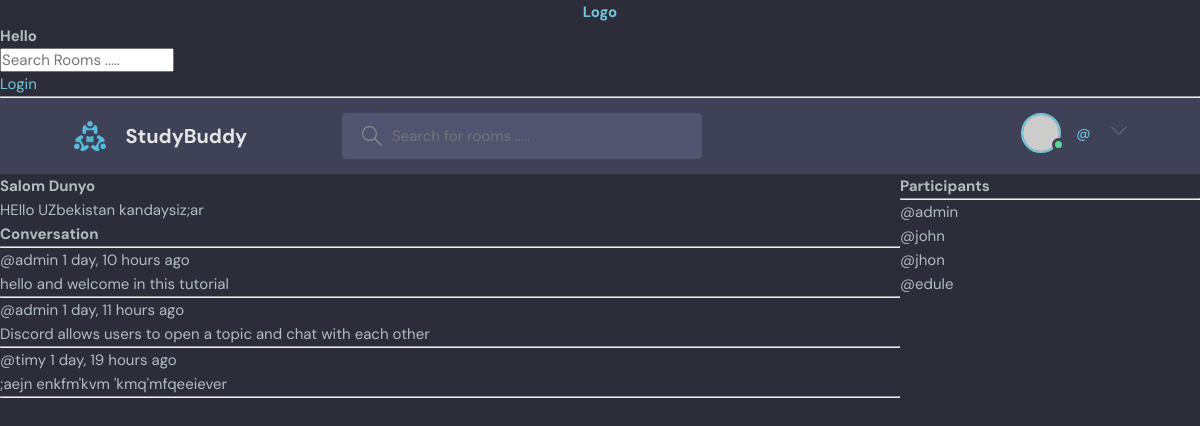
/room/5/, run on the app's committed database.
### base/models.py (models this page shows, shortened)
class Room(models.Model):
    host = models.ForeignKey(User, on_delete=models.SET_NULL, null=True)
    topic = models.ForeignKey(Topic, on_delete=models.SET_NULL, null=True)
    participants = models.ManyToManyField(User, related_name='participants', blank=True)
    name = models.CharField(max_length=200)
    description = models.TextField()
    updated = models.DateTimeField(auto_now=True)
    created = models.DateTimeField(auto_now_add=True)
    class Meta:
        ordering = ['-updated', '-created']

class Message(models.Model):
    user = models.ForeignKey(User, on_delete=models.CASCADE)
    room = models.ForeignKey(Room, on_delete=models.CASCADE)
    body = models.TextField()
    updated = models.DateTimeField(auto_now=True)
    date = models.DateTimeField(auto_now_add=True)
    class Meta:
        ordering = ['-updated', '-date']

### base/views.py (the view, shortened to what this page needs)
# urls.py: path('room/<str:pk>/', views.room, name='room'),
def room(request, pk):
    room = Room.objects.get(id=pk)
    room_messages = room.message_set.all()
    participants = room.participants.all()
    context = {'room': room, 'room_messages': room_messages, 'participants': participants}
    return render(request, 'room.html', context)

### base/templates/room.html (shortened to what this page needs)
{% extends 'main.html' %}
{% load static %}
{% block content %}
<div class="room-container">
    <div>
        <h1> {{room.name}} </h1>
        <p>{{room.description}}</p>
        <div class="comment-wrapper">
            <h3>Conversation</h3>
            <hr>
            {% for message in room_messages %}
            <div>
                <small>@{{message.user}} {{message.date|timesince}} ago</small>
                <p>{{message.body}}</p>
                <hr>
            </div>
            {% endfor %}
        </div>
    </div>
    <div>
        <h3>Participants</h3>
        <hr>
        {% for user in participants %}
            <div>
                <p>@{{user.username}}</p>
            </div>
        {% endfor %}
    </div>
</div>
{% endblock %}

### static/styles/style.css (style rules this page uses)
:root { --color-main: #71c6dd; --color-main-light: #e1f6fb; --color-dark: #3f4156; --color-dark-medium: #51546e; --color-dark-light: #696d97; --color-light: #e5e5e5; --color-gray: #8b8b8b; --color-light-gray: #b2bdbd; --color-bg: #2d2d39; --color-success: #5dd693; --color-error: #fc4b0b; }
* { font-family: "DM Sans", -apple-system, BlinkMacSystemFont, "Segoe UI", Roboto, Oxygen, Ubuntu, Cantarell, "Open Sans", "Helvetica Neue", sans-serif; margin: 0; padding: 0; box-sizing: border-box; text-rendering: optimizeLegibility; font-size: inherit; }
html { font-size: 56.25%; }
@media only screen and (min-width: 1200px) { html { font-size: 62.5%; } }
body { line-height: 1.6; font-weight: 400; font-size: 1.5rem; color: var(--color-light-gray); background-color: var(--color-bg); min-height: 100vh; }

### base/templates/room.html (style rules this page uses)
.room-container { display: grid; grid-template-columns: 3fr 1fr; }

### data on the page
Room: name "Salom Dunyo", description "HEllo UZbekistan kandaysiz;ar"
Message: user "admin", date "1 day, 10 hours", body "hello and welcome in this tutorial"
Message: user "admin", date "1 day, 11 hours", body "Discord allows users to open a topic and chat with each other"
Message: user "timy", date "1 day, 19 hours", body ";aejn enkfm'kvm 'kmq'mfqeeiever"

### other printed values
{{ user.username }} "admin"
{{ user.username }} "john"
{{ user.username }} "jhon"
{{ user.username }} "edule"
